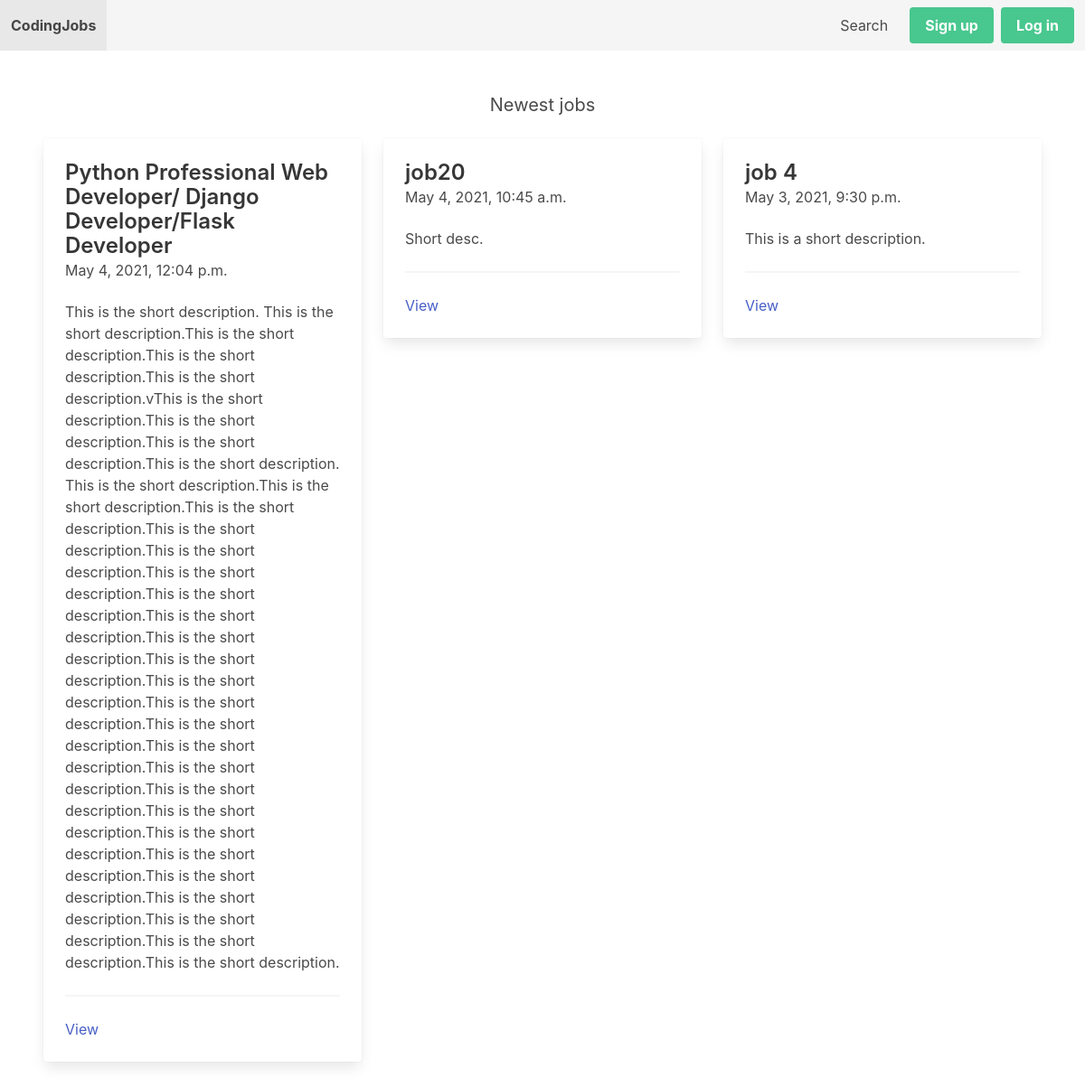
The page / on the database its author committed.
### apps/job/models.py (models this page shows, shortened)
class Job(models.Model):
    SIZE_1_9 = 'size_1-9'
    SIZE_10_49 = 'size_10-49'
    SIZE_50_99 = 'size_50-99'
    SIZE_100 = 'size_100'
    CHOICES_SIZE = (
        (SIZE_1_9, '1-9'),
        (SIZE_10_49, '10-49'),
        (SIZE_50_99, '50-99'),
        (SIZE_100, '100+'),
    )
    ACTIVE = 'active'
    EMPLOYED = 'employed'
    ARCHIVED = 'archived'
    CHOICES_STATUS = (
        (ACTIVE, 'Active'),
        (EMPLOYED, 'Employed'),
        (ARCHIVED, 'Archived')
    )
    title = models.CharField(max_length=255)
    short_description = models.TextField()
    long_description = models.TextField(blank=True, null=True)
    company_name = models.CharField(max_length=255)
    company_address = models.CharField(max_length=255, blank=True, null=True)
    company_zipcode = models.CharField(max_length=255, blank=True, null=True)
    company_place = models.CharField(max_length=255, blank=True, null=True)
    company_country = models.CharField(max_length=255, blank=True, null=True)
    company_size = models.CharField(max_length=20, choices=CHOICES_SIZE, default=SIZE_1_9)
    created_by = models.ForeignKey(
        User, related_name='jobs', on_delete=models.CASCADE)
    created_at = models.DateTimeField(auto_now_add=True)
    changed_at = models.DateTimeField(auto_now=True)
    status = models.CharField(max_length=20, choices=CHOICES_STATUS, default=ACTIVE)

### apps/core/views.py (the view)
# urls.py: path('', frontpage, name='frontpage'),
def frontpage(request):
    jobs = Job.objects.filter(status=Job.ACTIVE).order_by('-created_at')[0:3]
    return render(request, 'core/frontpage.html', {'jobs': jobs})

### apps/notification/context_processors.py (called while the page is built)
def notifications(request):
    if request.user.is_authenticated:
        return {'notifications': request.user.notifications.filter(is_read=False)}
    else:
        return {'notifications': []}

### apps/core/templates/core/frontpage.html
{% extends 'core/base.html' %}
{% block content %}
    <h2 class="subtitle has-text-centered">Newest jobs</h2>
    <div class="columns">
        {% for job in jobs %}
            <div class="column is-4">
                <div class="card">
                    <div class="card-content">
                        <div class="media">
                            <div class="media-content">
                                <p class="title is-4">{{ job.title }}</p>
                                <p class="subtitle is-6">{{ job.created_at }}</p>
                            </div>
                        </div>
                        <div class="content">
                            {{ job.short_description }}
                            <hr>
                            <a href="{% url 'job_detail' job.id %}">View</a>
                        </div>
                    </div>
                </div>
            </div>
        {% endfor %}
    </div>
{% endblock %}

### rows shown on the page
Job: title "Python Professional Web Developer/ Django Developer/Flask Developer", created_at "May 4, 2021, 12:04 p.m.", short_description "This is the short description. This is the short description.This is the short description.This is the short description.This is the short description.vThis is the short description.This is the short description.This is the short description.This is the short description. This is the short description.This is the short description.This is the short description.This is the short description.This is the short description.This is the short description.This is the short description.This is the short description.This is the short description.This is the short description.This is the short description.This is the short description.This is the short description.This is the short description.This…"
Job: title "job20", created_at "May 4, 2021, 10:45 a.m.", short_description "Short desc."
Job: title "job 4", created_at "May 3, 2021, 9:30 p.m.", short_description "This is a short description."
